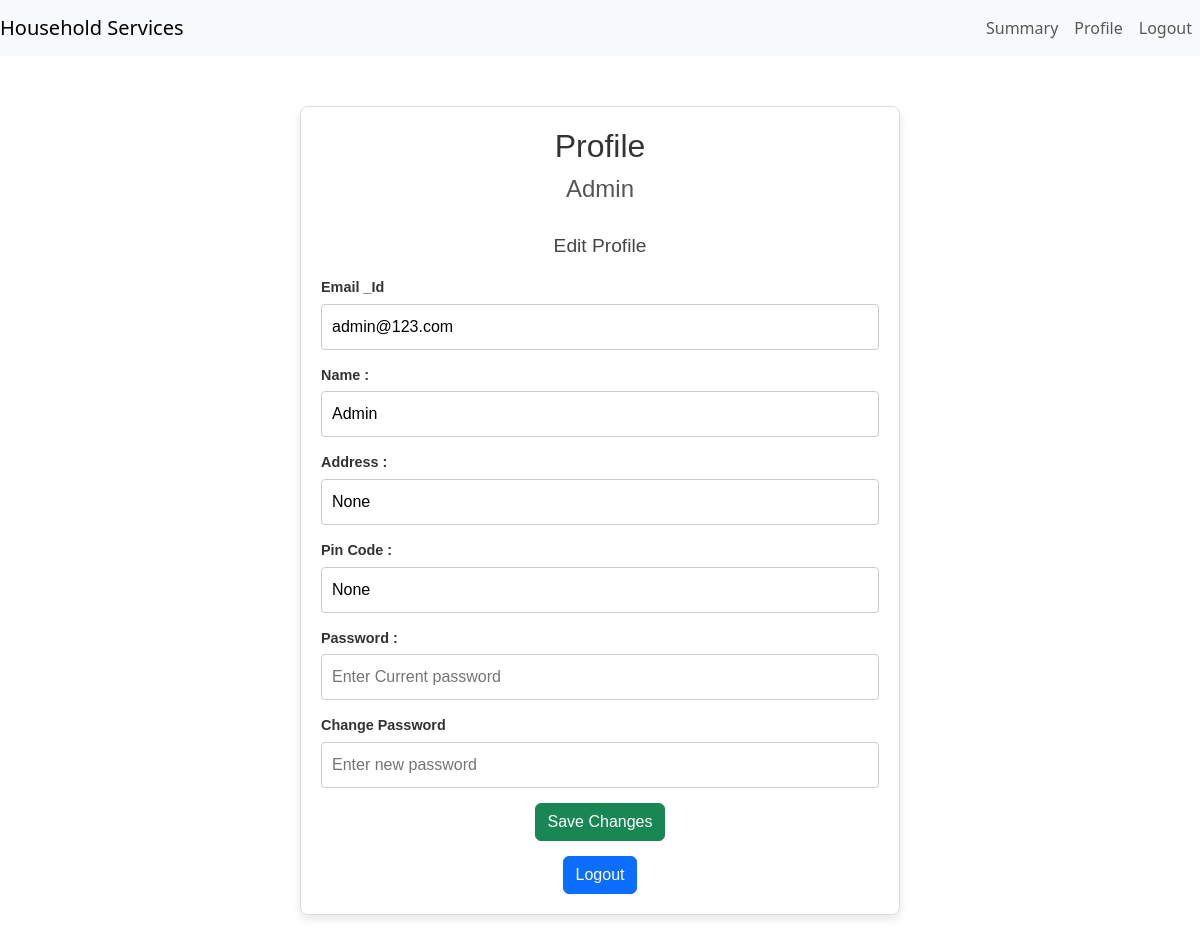
The page /profile (signed in) on the database its author committed.
### models.py (models this page shows, shortened)
class Customer(db.Model):
    id = db.Column(db.Integer, primary_key=True)
    Email_id = db.Column(db.String(32), unique=True, nullable=False)
    passhash = db.Column(db.String(562), nullable=False)
    name = db.Column(db.String(32))
    address = db.Column(db.String(32))
    Pin_Code = db.Column(db.String(8))
    admin = db.Column(db.Boolean, default=False, nullable=False)
    role = db.Column(db.String(16), nullable=False, default='customer')

### routes.py (the view)
@app.route('/profile')
@auth_required
def profile():
    user = Customer.query.get(session['user_id'])
    return render_template('profile.html', user = user)

### routes.py (called while the page is built)
def auth_required(fnc):
    @wraps(fnc)  # Preserve the original function's metadata
    def inner(*args, **kwargs):
        if 'user_id' in session:
            return fnc(*args, **kwargs)
        if request.endpoint == 'Login' or request.endpoint == 'Register':
            return fnc(*args, **kwargs)
        flash('Please login to continue', 'warning')
        return redirect(url_for('Login'))
    return inner

### templates/profile.html (shortened to what this page needs)
{% extends 'layout.html' %}
{% block content %}
<div class="profile-container">
    <h1>Profile</h1>
    <h2>{{ user.name }}</h2>
    <div class="edit-profile">
        <h3>Edit Profile</h3>
        <form method="post">
            <div class="form-group">
                <label for="email">Email _Id</label>
                <input type="text" name="email" id="email" required value="{{user.Email_id}}">
            </div>
            <div class="form-group">
                <label for="name">Name :</label>
                <input type="text" name="name" id="name" required value="{{user.name}}">
            </div>
            <div class="form-group">
                <label for="name">Address :</label>
                <input type="text" name="address" id="address" required value="{{user.address}}">
            </div>
            <div class="form-group">
                <label for="name">Pin Code :</label>
                <input type="text" name="PinCode" id="PinCode" required value="{{user.Pin_Code}}">
            </div>
            <div class="form-group">
                <label for="password">Password :</label>
                <input type="password" name="cpassword" id="cpassword" placeholder="Enter Current password" required>
            </div>
            <div class="form-group">
                <label for="password">Change Password</label>
                <input type="password" name="password" id="password" placeholder="Enter new password" required>
            </div>
            <button type="submit" class="btn btn-success">Save Changes</button>
            <a href="{{url_for('Logout')}}" class="btn btn-primary">Logout</a>
        </form>
    </div>
</div>
{% endblock %}

### templates/profile.html (style rules this page uses)
.profile-container { max-width: 600px; margin: 50px auto; padding: 20px; border: 1px solid #ddd; border-radius: 8px; box-shadow: 0 4px 8px rgba(0, 0, 0, 0.1); text-align: center; font-family: Arial, sans-serif; }
h1 { font-size: 2rem; color: #333; margin-bottom: 10px; }
h2 { font-size: 1.5rem; color: #555; margin-bottom: 30px; }
h3 { font-size: 1.2rem; color: #444; margin-bottom: 20px; }
form { display: flex; flex-direction: column; align-items: center; gap: 15px; }
.form-group { width: 100%; display: flex; flex-direction: column; text-align: left; }
label { font-weight: bold; margin-bottom: 5px; font-size: 0.9rem; color: #333; }
input { padding: 10px; font-size: 1rem; border: 1px solid #ccc; border-radius: 4px; width: 100%; box-sizing: border-box; }

### rows shown on the page
Customer: name "Admin", email "admin@123.com", address "None", PinCode "None"
